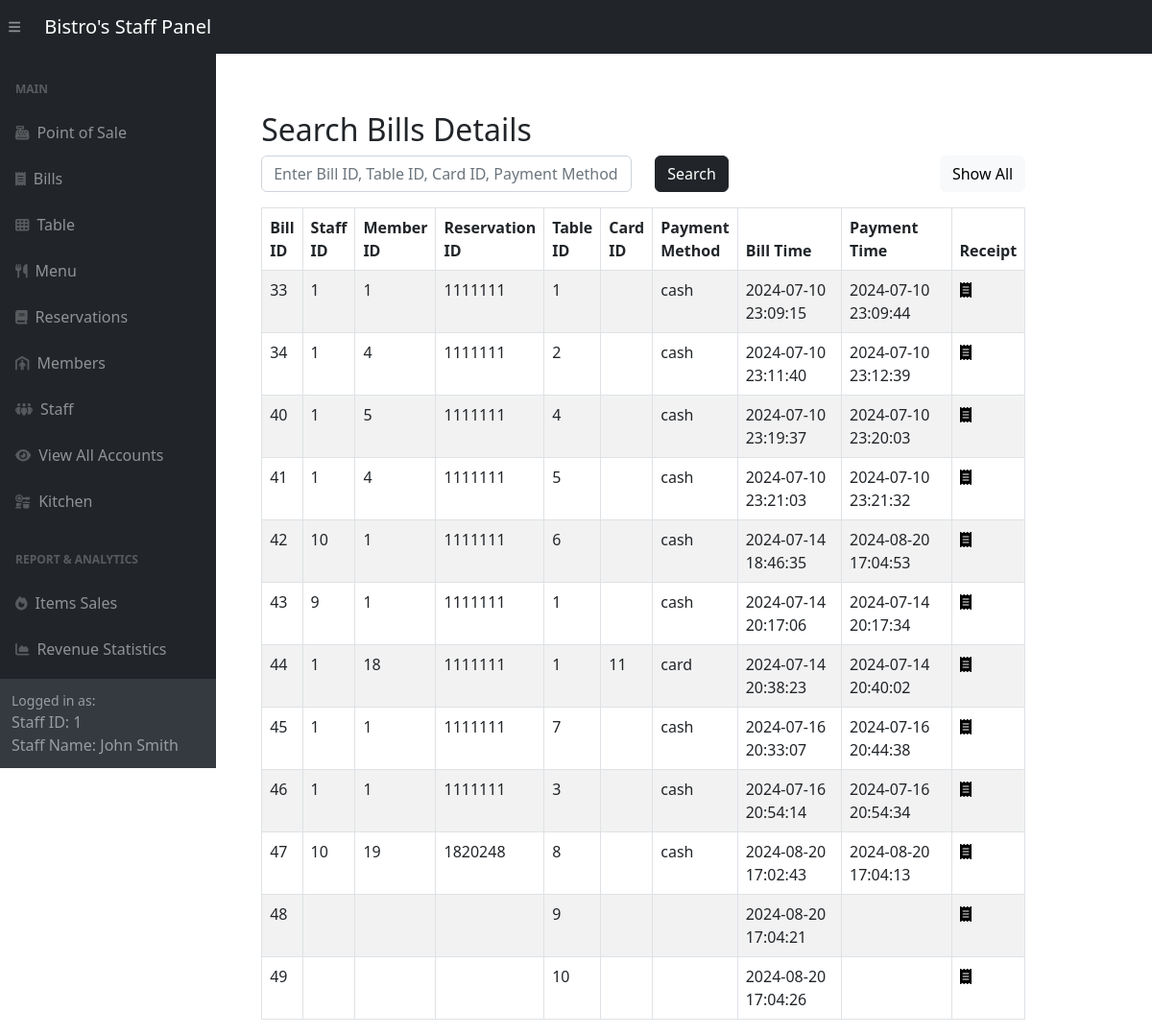
Screenshot of /adminside/panel/bill-panel.php (signed in) with the database file from the repository.
### tables this page shows
CREATE TABLE `bills` (
  `bill_id` int(11) NOT NULL,
  `staff_id` int(11) DEFAULT NULL,
  `member_id` int(11) DEFAULT NULL,
  `reservation_id` int(11) DEFAULT NULL,
  `table_id` int(11) DEFAULT NULL,
  `card_id` int(11) DEFAULT NULL,
  `payment_method` varchar(255) DEFAULT NULL,
  `bill_time` datetime DEFAULT NULL,
  `payment_time` datetime DEFAULT NULL
);

### adminside/panel/bill-panel.php (the view, shortened to what this page needs)
<?php include '../inc/dashHeader.php'; ?>
<div class="wrapper">
    <div class="container-fluid pt-5 pl-600">
        <div class="row">
            <div class="m-50">
                <div class="mt-5 mb-3">
                    <h2 class="pull-left">Search Bills Details</h2>
                    <form method="POST" action="#">
                        <div class="row">
                            <div class="col-md-6">
                                <input required type="text" id="search" name="search" class="form-control" placeholder="Enter Bill ID, Table ID, Card ID, Payment Method">
                            </div>
                            <div class="col-md-3">
                                <button type="submit" class="btn btn-dark">Search</button>
                            </div>
                            <div class="col" style="text-align: right;" >
                                <a href="bill-panel.php" class="btn btn-light">Show All</a>
                            </div>
                        </div>
                    </form>
                </div>
                <?php
                require_once "../config.php";
                if (isset($_POST['search'])) {
                    if (!empty($_POST['search'])) {
                        $search = $_POST['search'];
                        $sql = "SELECT * FROM Bills WHERE table_id LIKE '%$search%' OR payment_method LIKE '%$search%' OR bill_id LIKE '%$search%' OR card_id LIKE '%$search%'";
                    } else {
                        $sql = "SELECT * FROM Bills ORDER BY bill_id;";
                    }
                } else {
                    $sql = "SELECT * FROM Bills ORDER BY bill_id;";
                }
                if ($result = mysqli_query($link, $sql)) {
                    if (mysqli_num_rows($result) > 0) {
                        echo '<table class="table table-bordered table-striped" >';
                        echo "<thead>";
                        echo "<tr>";
                        echo "<th>Bill ID</th>";
                        echo "<th>Staff ID</th>";
                        echo "<th>Member ID</th>";
                        echo "<th>Reservation ID</th>";
                        echo "<th>Table ID</th>";
                        echo "<th>Card ID</th>";
                        echo "<th>Payment Method</th>";
                        echo "<th style='width:13em'>Bill Time</th>";
                        echo "<th style='width:13em'>Payment Time</th>";
                        echo "<th>Receipt</th>";
                        echo "</tr>";
                        echo "</thead>";
                        echo "<tbody>";
                        while ($row = mysqli_fetch_array($result)) {
                            echo "<tr>";
                            echo "<td>" . $row['bill_id'] . "</td>";
                            echo "<td>" . $row['staff_id'] . "</td>";
                            echo "<td>" . $row['member_id'] . "</td>";
                            echo "<td>" . $row['reservation_id'] . "</td>";
                            echo "<td>" . $row['table_id'] . "</td>";
                            echo "<td>" . $row['card_id'] . "</td>";
                            echo "<td>" . $row['payment_method'] . "</td>";
                            echo "<td>" . $row['bill_time'] . "</td>";
                            echo "<td>" . $row['payment_time'] . "</td>";
                            echo "<td>";
                            echo '<a href="../posBackend/receipt.php?bill_id='. $row['bill_id'] .'" title="Receipt" data-toggle="tooltip"><span class="fa fa-receipt text-black"></span></a>';
                            echo "</td>";
                            echo "</tr>";
                        }
                        echo "</tbody>";
                        echo "</table>";
                    } else {
                        echo '<div class="alert alert-danger"><em>No records were found.</em></div>';
                    }
                } else {
                    echo "Oops! Something went wrong. Please try again later.";
                }
                ?>
            </div>
        </div>
    </div>
</div>
<?php include '../inc/dashFooter.php'; ?>

### adminside/panel/bill-panel.php (style rules this page uses)
.wrapper { width: 85%; padding-left: 200px; padding-top: 20px }

### rows the page displays
bills: bill_id "33", staff "1", member "1", reservation "1111111", table "1", payment_method "cash", bill_time "2024-07-10 23:09:15", payment_time "2024-07-10 23:09:44"
bills: bill_id "34", staff "1", member "4", reservation "1111111", table "2", payment_method "cash", bill_time "2024-07-10 23:11:40", payment_time "2024-07-10 23:12:39"
bills: bill_id "40", staff "1", member "5", reservation "1111111", table "4", payment_method "cash", bill_time "2024-07-10 23:19:37", payment_time "2024-07-10 23:20:03"
bills: bill_id "41", staff "1", member "4", reservation "1111111", table "5", payment_method "cash", bill_time "2024-07-10 23:21:03", payment_time "2024-07-10 23:21:32"
bills: bill_id "42", staff "10", member "1", reservation "1111111", table "6", payment_method "cash", bill_time "2024-07-14 18:46:35", payment_time "2024-08-20 17:04:53"
bills: bill_id "43", staff "9", member "1", reservation "1111111", table "1", payment_method "cash", bill_time "2024-07-14 20:17:06", payment_time "2024-07-14 20:17:34"
bills: bill_id "44", staff "1", member "18", reservation "1111111", table "1", card "11", payment_method "card", bill_time "2024-07-14 20:38:23", payment_time "2024-07-14 20:40:02"
bills: bill_id "45", staff "1", member "1", reservation "1111111", table "7", payment_method "cash", bill_time "2024-07-16 20:33:07", payment_time "2024-07-16 20:44:38"
bills: bill_id "46", staff "1", member "1", reservation "1111111", table "3", payment_method "cash", bill_time "2024-07-16 20:54:14", payment_time "2024-07-16 20:54:34"
bills: bill_id "47", staff "10", member "19", reservation "1820248", table "8", payment_method "cash", bill_time "2024-08-20 17:02:43", payment_time "2024-08-20 17:04:13"
bills: bill_id "48", table "9", bill_time "2024-08-20 17:04:21"
bills: bill_id "49", table "10", bill_time "2024-08-20 17:04:26"

### other values shown
$_SESSION['logged_account_id'] "1"
$_SESSION['logged_staff_name'] "John Smith"
